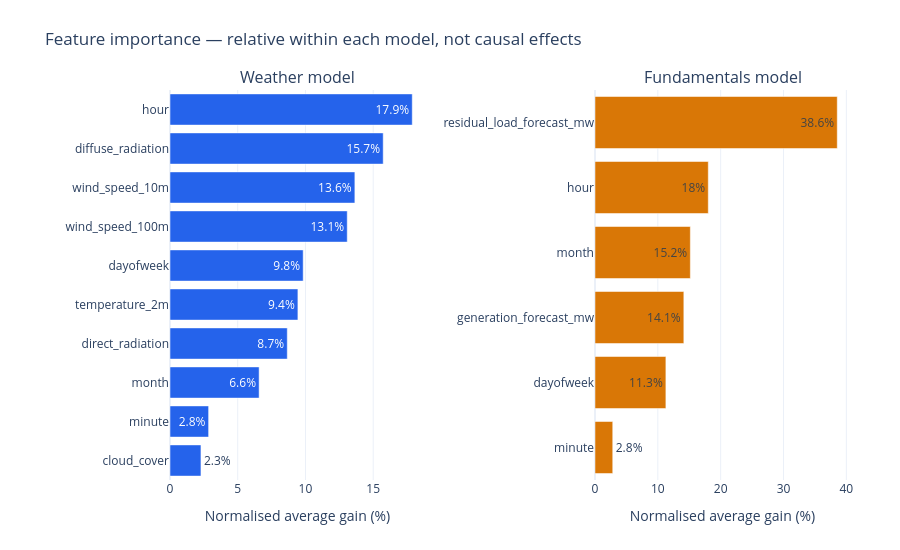

Write notebook code for a chart like this one.
### Markdown cell above
## Feature importance of both models
These plots use XGBoost **average gain**: the average training-objective improvement at splits using a feature. Values are normalised to 100% **within each model**, with unused features shown as zero. If a model has no splits, all values are zero.

These are training-tree diagnostics, not test-set feature selection. They do not show whether a feature raises or lowers price, do not establish causality, and can divide importance across correlated variables. A 30% value is not 30% of price explained; importance magnitudes should not be compared as absolute contributions between the two models.

### Code cell
display(feature_importance_table(result).round(3))
feature_importance_figure(result).show()

### Figure 1 — Plotly figure (JSON) as saved in the notebook; plotly's stock layout.template omitted (floating-point values rounded to 4 significant figures)
{"data": [{"hovertemplate": "%{y}<br>Normalised average gain: %{x:.2f}%<extra></extra>", "marker": {"color": "#2563eb"}, "name": "weather", "orientation": "h", "text": [2.3, 2.8, 6.6, 8.7, 9.4, 9.8, 13.1, 13.6, 15.7, 17.9], "texttemplate": "%{text}%", "type": "bar", "x": [2.285, 2.85, 6.579, 8.658, 9.442, 9.831, 13.08, 13.65, 15.74, 17.88], "xaxis": "x", "y": ["cloud_cover", "minute", "month", "direct_radiation", "temperature_2m", "dayofweek", "wind_speed_100m", "wind_speed_10m", "diffuse_radiation", "hour"], "yaxis": "y"}, {"hovertemplate": "%{y}<br>Normalised average gain: %{x:.2f}%<extra></extra>", "marker": {"color": "#d97706"}, "name": "fundamentals", "orientation": "h", "text": [2.8, 11.3, 14.1, 15.2, 18.0, 38.6], "texttemplate": "%{text}%", "type": "bar", "x": [2.823, 11.28, 14.14, 15.17, 18.03, 38.56], "xaxis": "x2", "y": ["minute", "dayofweek", "generation_forecast_mw", "month", "hour", "residual_load_forecast_mw"], "yaxis": "y2"}], "layout": {"annotations": [{"font": {"size": 16}, "showarrow": false, "text": "Weather model", "x": 0.1875, "xanchor": "center", "xref": "paper", "y": 1, "yanchor": "bottom", "yref": "paper"}, {"font": {"size": 16}, "showarrow": false, "text": "Fundamentals model", "x": 0.8125, "xanchor": "center", "xref": "paper", "y": 1, "yanchor": "bottom", "yref": "paper"}], "height": 550, "margin": {"b": 70, "l": 170, "r": 50, "t": 90}, "showlegend": false, "title": {"text": "Feature importance — relative within each model, not causal effects"}, "xaxis": {"anchor": "y", "domain": [0, 0.375], "title": {"text": "Normalised average gain (%)"}}, "xaxis2": {"anchor": "y2", "domain": [0.625, 1], "title": {"text": "Normalised average gain (%)"}}, "yaxis": {"anchor": "x", "domain": [0, 1]}, "yaxis2": {"anchor": "x2", "domain": [0, 1]}}}
